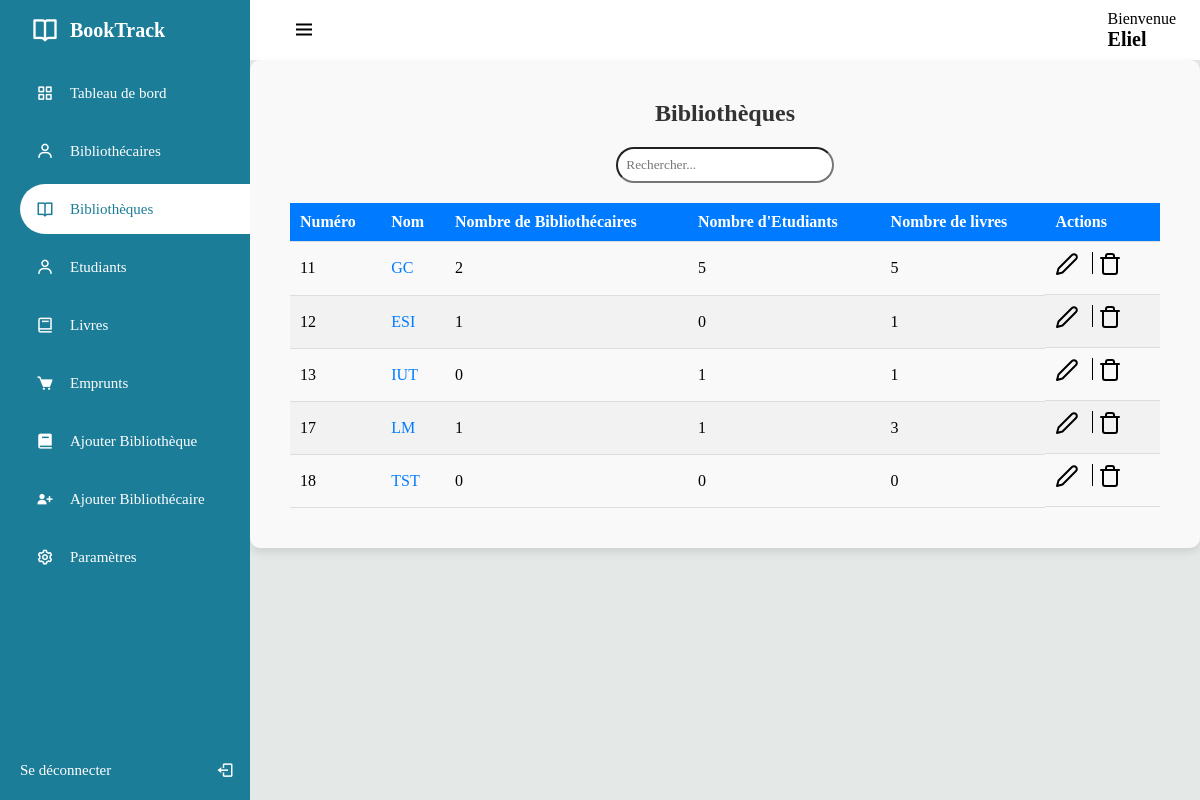
The app's page /manage/library.php (signed in) with its own data.
### tables this page shows
CREATE TABLE IF NOT EXISTS `library` (
  `library_id` int NOT NULL AUTO_INCREMENT,
  `library_name` varchar(100) NOT NULL,
  PRIMARY KEY (`library_id`)
);

### manage/scripts/library_script/total_library.php (called while the page is built, shortened)
<?php
	$sql = "SELECT l.library_id, l.library_name, COUNT(DISTINCT lb.librarian_id) AS total_librarians,
            COUNT(DISTINCT b.book_id) AS total_books, COUNT(DISTINCT s.student_id) AS total_students
            FROM library l
            LEFT JOIN librarian lb ON (l.library_id = lb.library_id)
            LEFT JOIN book b ON (l.library_id = b.library_id)
            LEFT JOIN student s ON (l.library_id = s.library_id)
            GROUP BY l.library_id, l.library_name";
	$stmt = $conn->prepare($sql);
	$stmt->execute();
    $libraries = $stmt->fetchAll(PDO::FETCH_ASSOC);
?>

### manage/library.php (the view, shortened to what this page needs)
<?php require "../config/config.php" ?>
<?php require "scripts/library_script/total_library.php" ?>
<!DOCTYPE html>
<html lang="fr">
<head>
	<link rel="stylesheet" href="../assets/css/libra.css?v=1.0">
	<link rel="stylesheet" href="../assets/css/search.css">
	<link href='https://unpkg.com/boxicons@2.1.1/css/boxicons.min.css' rel='stylesheet'>
</head>
<body>
	<div class="sidebar">
		<div class="logo_details">
			<i class='bx bx-book-open'></i>
			<div class="logo_name">
				BookTrack
			</div>
		</div>
		<ul>
			<li>
				<a href="admin_dash.php">
				<i class='bx bx-grid-alt'></i>
				<span class="links_name">
					Tableau de bord
				</span>
				</a>
			</li>
			<li>
				<a href="librarian.php">
				<i class='bx bx-user'></i>
				<span class="links_name">
					Bibliothécaires
				</span>
				</a>
			</li>
			<li>
				<a href="library.php" class="active">
				<i class='bx bx-book-open'></i>
				<span class="links_name">
					Bibliothèques
				</span>
				</a>
			</li>
			<li>
				<a href="student.php">
				<i class='bx bx-user'></i>
				<span class="links_name">
					Etudiants
				</span>
				</a>
			</li>
			<li>
				<a href="book.php">
				<i class='bx bx-book' ></i>
				<span class="links_name">
					Livres
				</span>
				</a>
			</li>
			<li>
				<a href="borrow.php">
				<i class='bx bxs-cart'></i>
				<span class="links_name">
					Emprunts
				</span>
				</a>
			</li>
			<li>
				<a href="add_library.php">
				<i class='bx bxs-book'></i>
				<span class="links_name">
					Ajouter Bibliothèque
				</span>
				</a>
			</li>
			<li>
				<a href="add_librarian.php">
				<i class='bx bxs-user-plus'></i>
				<span class="links_name">
					Ajouter Bibliothécaire
				</span>
				</a>
			</li>
			<li>
				<a href="setting.php">
				<i class='bx bx-cog'></i>
				<span class="links_name">
					Paramètres
				</span>
				</a>
			</li>
			<li class="login">
				<a href="logout.php">
				<span class="links_name login_out">
					Se déconnecter
				</span>
				<i class='bx bx-log-out' id="log_out"></i>
				</a>
			</li>
		</ul>
	</div>
	<section class="home_section">
		<div class="topbar">
			<div class="toggle">
				<i class='bx bx-menu' id="btn"></i>
			</div>
			<div class="user_wrapper">
				<p>Bienvenue</p>
				<?php if(isset($_SESSION['ad_name'])): ?>
                    <h2 style="text-transform: capitalize; font-size:20px;">
                    	<?php echo $_SESSION['ad_name']; ?>
                    </h2>
                <?php endif; ?>
			</div>
		</div>
		<div class="details">
			<div class="recent_project">
				<div class="card_header" style="text-align:center;">
					<h2>Bibliothèques</h2>
					<input type='text' id='search' class='search-input' placeholder='Rechercher...'>
				</div>
				<table id="dataTable">
					<thead>
						<tr>
							<td>Numéro</td>
							<td>Nom</td>
							<td>Nombre de Bibliothécaires</td>
							<td>Nombre d'Etudiants</td>
							<td>Nombre de livres</td>
							<td>Actions</td>
						</tr>
					</thead>
					<tbody>
						<?php if(!empty($libraries)): ?>
							<?php foreach ($libraries as $library): ?>
								<tr>
									<td>
										<?= htmlspecialchars($library['library_id']); ?>
									</td>
									<td style="text-transform:uppercase;">
										<?= htmlspecialchars($library['library_name']); ?>
									</td>
									<td>
										<?= htmlspecialchars($library['total_librarians']); ?>
									</td>
									<td>
										<?= htmlspecialchars($library['total_students']); ?>
									</td>
									<td>
										<?= htmlspecialchars($library['total_books']); ?>
									</td>
									<td style="display:flex;">
										<a href="scripts/edit_library.php?id=<?=$library['library_id'];?>" style="width:32px; height:32px; margin-right:5px">
											<img src="../assets/img/edit.svg" alt="">
										</a>
										<a href="scripts/delete_library.php?id=<?=$library['library_id'];?>" onclick="return confirm('Supprimer bibliothèque ?');" style="width:32px; height:32px;margin-left:5px">
											<img src="../assets/img/trash.svg" alt="">
										</a>
									</td>
								</tr>
							<?php endforeach; ?>
						<?php else: ?>
							<tr>
								<td>Rien à afficher ici.</td>
							</tr>
						<?php endif; ?>
					</tbody>
				</table>
			</div>
		</div>
	</section>
</body>
</html>

### assets/css/libra.css (style rules this page uses)
:root { --blue: #0053f3; --dark-blue: #1c7d98; --white: #fff; --gray: #8390a2; }
* { margin: 0; padding: 0; box-sizing: border-box; font-family: Georgia, 'Times New Roman', Times, serif; }
.sidebar { position: fixed; left: 0; top: 0; width: 250px; height: 100%; padding-left: 20px; background: var(--dark-blue); transition: all 0.5s ease; z-index: 99; }
.sidebar .logo_details { position: relative; height: 60px; display: flex; align-items: center; }
.sidebar li { position: relative; margin: 8px 0; list-style: none; }
.sidebar i { position: relative; height: 60px; min-width: 50px; font-size: 28px; line-height: 60px; text-align: center; color: var(--white); }
.sidebar .logo_details .logo_name { font-size: 20px; font-weight: 600; color: var(--white); transition: all 0.5s ease; }
.toggle { position: relative; }
#btn { font-size: 24px; cursor: pointer; }
.sidebar ul li a i { position: relative; height: 50px; font-size: 18px; line-height: 50px; }
.sidebar ul li a { width: 100%; height: 100%; display: flex; align-items: center; text-decoration: none; border-radius: 30px 0px 0px 30px; transition: all 0.5s ease; }
.sidebar ul li a .links_name { font-size: 15px; font-weight: 400; color: var(--white); transition: 0.4s; }
.sidebar li.login { position: fixed; width: 250px; height: 60px; left: 0; bottom: -8px; padding: 20px 20px; background: var(--white-blue); transition: all 0.5s ease; }
.sidebar .login #log_out { position: absolute; height: 60px; right: 0; top: 50%; transform: translateY(-50%); line-height: 60px; transition: all 0.5s ease; }
.sidebar li a.active { background: var(--white); }
.sidebar li a.active .links_name, .sidebar li a.active i { color: var(--dark-blue); }
.home_section { position: relative; width: calc(100% - 250px); min-height: 100vh; left: 250px; top: 0; background: #E4E9E7; transition: all 0.5s ease; }
.home_section .topbar { position: relative; width: 100%; height: 60px; display: flex; justify-content: space-between; align-items: center; padding: 1rem 1.5rem; background: var(--white); }
.home_section .topbar .toggle { position: relative; width: 60px; height: 60px; display: flex; justify-content: center; align-items: center; font-size: 2em; cursor: pointer; }
.details { position: relative; width: 100%; padding: 20px; display: grid; grid-template-columns: 3fr; background-color: #f9f9f9; border-radius: 10px; box-shadow: 0 4px 8px rgba(0, 0, 0, 0.1); }
.details .recent_project { position: relative; display: grid; padding: 20px; border-radius: 20px; overflow-y: auto; white-space: nowrap; }
.card_header h2 { font-size: 24px; font-weight: bold; color: #333; margin-bottom: 20px; }
table { width: 100%; border-collapse: collapse; }
table thead tr { background-color: #007bff; color: #fff; }
table thead td { padding: 10px; text-align: left; font-weight: bold; }
table tbody tr:nth-child(even) { background-color: #f2f2f2; }
table td { padding: 10px; border-bottom: 1px solid #ddd; }

### assets/css/search.css (style rules this page uses)
.search-input { margin-bottom:20px; padding: 8px; box-sizing:border-box; width: 25%; border-radius:18px; text-transform:capitalize; }

### records on screen
library: library_id "11", library_name "GC", total_librarians "2", total_students "5", total_books "5"
library: library_id "12", library_name "ESI", total_librarians "1", total_students "0", total_books "1"
library: library_id "13", library_name "IUT", total_librarians "0", total_students "1", total_books "1"
library: library_id "17", library_name "LM", total_librarians "1", total_students "1", total_books "3"
library: library_id "18", library_name "TST", total_librarians "0", total_students "0", total_books "0"

### other values on screen
$_SESSION['ad_name'] "Eliel"
